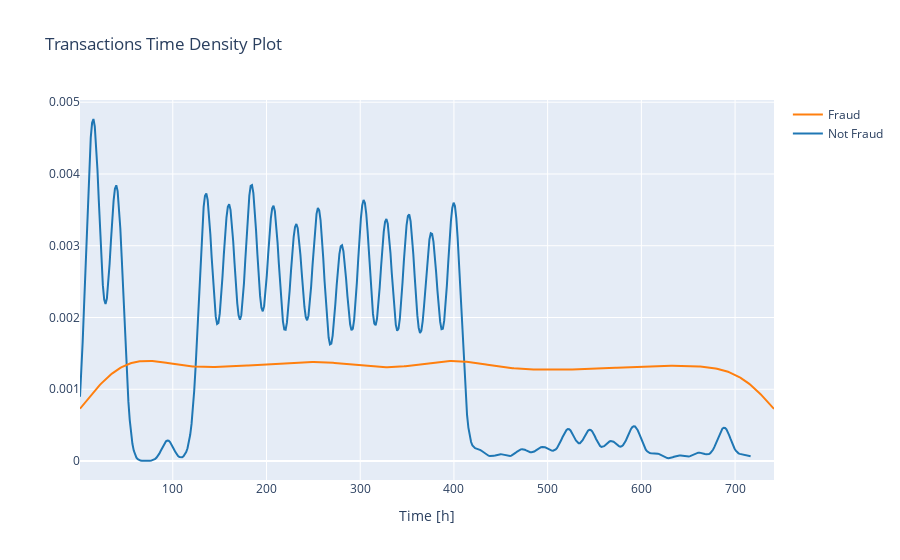

This figure's notebook cell:
### Code cell
# transactions throughout time.

class_0 = df.loc[df['isFraud'] == 0]["step"]
class_1 = df.loc[df['isFraud'] == 1]["step"]

hist_data = [class_0, class_1]
group_labels = ['Not Fraud', 'Fraud']

fig = ff.create_distplot(hist_data, group_labels, show_hist=False, show_rug=False)
fig['layout'].update(title='Transactions Time Density Plot', xaxis=dict(title='Time [h]'))
iplot(fig, filename='dist_only')

### Figure 1 — Plotly figure (JSON) as saved in the notebook; plotly's stock layout.template omitted (floating-point values rounded to 4 significant figures; data arrays with more than 128 entries replaced by an {"elided": "..."} marker saying what was removed)
{"data": [{"legendgroup": "Not Fraud", "marker": {"color": "rgb(31, 119, 180)"}, "mode": "lines", "name": "Not Fraud", "showlegend": true, "type": "scatter", "x": {"elided": "500 float values"}, "xaxis": "x", "y": {"elided": "500 float values"}, "yaxis": "y"}, {"legendgroup": "Fraud", "marker": {"color": "rgb(255, 127, 14)"}, "mode": "lines", "name": "Fraud", "showlegend": true, "type": "scatter", "x": {"elided": "500 float values"}, "xaxis": "x", "y": {"elided": "500 float values"}, "yaxis": "y"}], "layout": {"barmode": "overlay", "hovermode": "closest", "legend": {"traceorder": "reversed"}, "title": {"text": "Transactions Time Density Plot"}, "xaxis": {"anchor": "y2", "domain": [0, 1], "title": {"text": "Time [h]"}, "zeroline": false}, "yaxis": {"anchor": "free", "domain": [0, 1], "position": 0}}}
